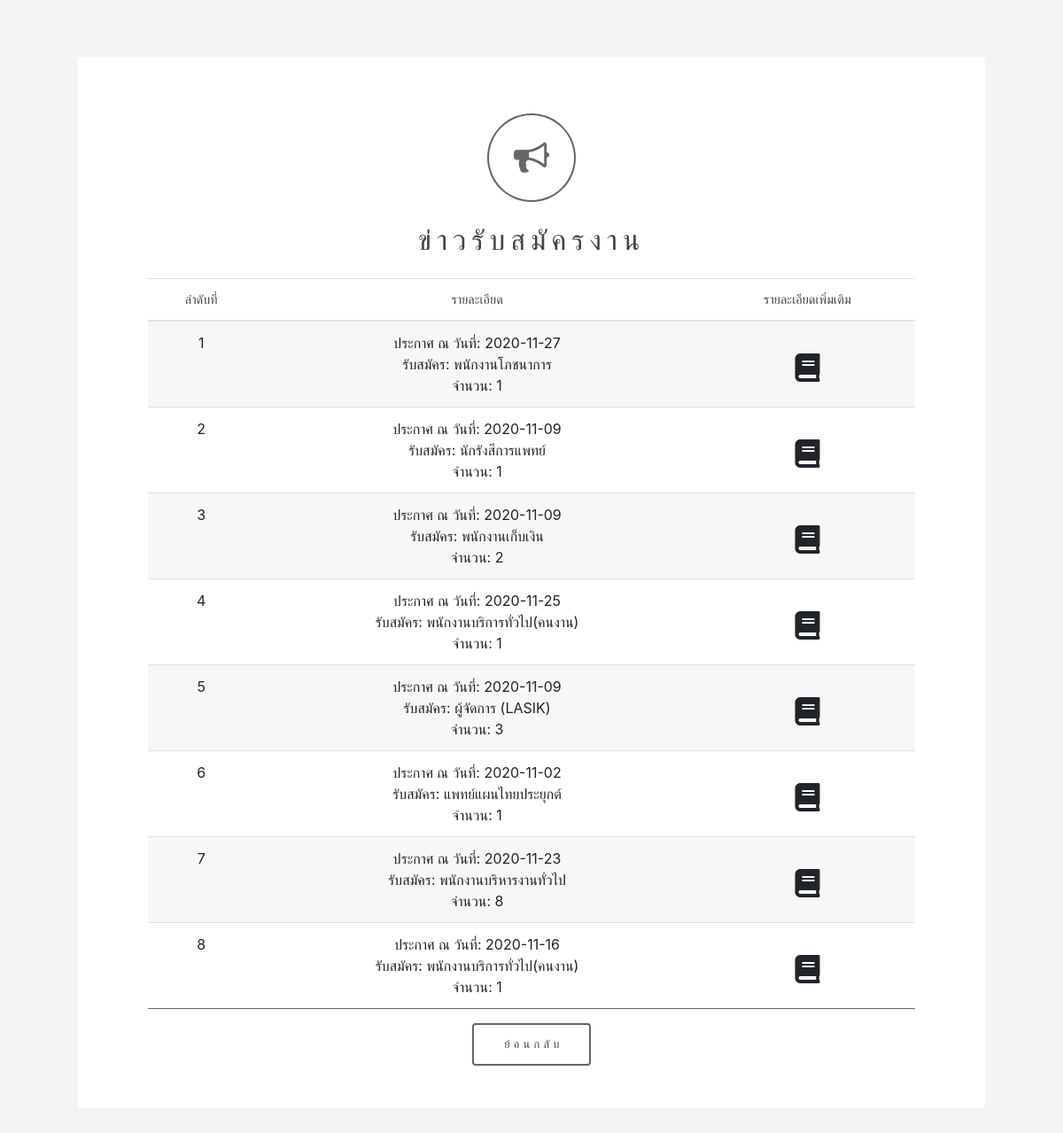
The page /Master/indexs.php on the database its author committed.
### tables this page shows
CREATE TABLE IF NOT EXISTS `tb_work` (
  `pw_id` int(11) NOT NULL AUTO_INCREMENT,
  `pw_fullname` varchar(255) NOT NULL,
  `pw_fancday` date NOT NULL,
  `pw_lancday` date NOT NULL,
  `pw_fregisday` date NOT NULL,
  `pw_lregisday` date NOT NULL,
  `pw_status` varchar(100) NOT NULL,
  `pw_ranknum` varchar(20) NOT NULL,
  `pw_rank` varchar(255) NOT NULL,
  `pw_agency` varchar(255) NOT NULL,
  `pw_category` varchar(100) NOT NULL,
  `pw_rankblank` int(3) NOT NULL,
  `pw_wagerate` int(11) NOT NULL,
  `pw_regisday` date NOT NULL,
  `pw_ancnameday` date NOT NULL,
  `pw_writtenexam` varchar(100) NOT NULL,
  `pw_wted` date NOT NULL,
  `pw_wterd` date NOT NULL,
  `pw_interview` varchar(100) NOT NULL,
  `pw_itved` date NOT NULL,
  `pw_itverd` date NOT NULL,
  `pw_note` varchar(255) NOT NULL,
  `pw_views` int(11) NOT NULL,
  `pw_datatime` timestamp NOT NULL DEFAULT CURRENT_TIMESTAMP,
  PRIMARY KEY (`pw_id`)
);

### Master/services.php (called while the page is built, shortened)
<?php
class DB_conn
{
  function __construct()
  {
    $conn = mysqli_connect(SERVER, USER, PASS, DBNAME);
    $this->dbcon = $conn;
  }
  public function showtable()
  {
    $result = mysqli_query($this->dbcon, "SELECT * FROM tb_work ORDER BY pw_id DESC");
    return $result;
  }
}

### Master/indexs.php (the view, shortened to what this page needs)
<?php
include_once('interface.php');
include_once('services.php');
$i = 1;
?>
<body>
	<div id="wrapper">
		<section id="intro" class="main special">
			<span class="icon fa-bullhorn major"></span>
			<h2>ข่าวรับสมัครงาน</h2>
			<div class="container mt-4 mb-3">
				<table class="table table-hover">
					<thead>
						<th class="text-center">ลำดับที่</th>
						<th class="text-center">รายละเอียด</th>
						<th class="text-center">รายละเอียดเพิ่มเติม</th>
					</thead>
					<tbody>
						<?php
						$fetchdata = new DB_conn();
						$sql = $fetchdata->showtable();
						while ($row = mysqli_fetch_array($sql)) {
							$date_start = $row['pw_fancday'];
							$date_end = $row['pw_lancday'];
							if (time() >= strtotime($date_start) && time() <= strtotime($date_end)) {
								echo '
								<tr>
									<td>' . $i . '</td>
									<td>
										ประกาศ ณ วันที่: ' . $row['pw_fancday'] . ' <br>
										รับสมัคร: ' . $row['pw_rank'] . ' <br>
										จำนวน: ' . $row['pw_rankblank'] . '</td>
									<td>
										<i class="fas fa-book fa-2x mt-4 viewdata" type="button" data-toggle="modal" data-target=".bd-example-modal-xl" id="' . $row['pw_id'] . '"></i>
									</td>
								</tr>
								';
								$i++;
							}
						}
						?>
					</tbody>
				</table>
			</div>
			<ul class="actions">
				<li><a href="index.php" class="button big">ย้อนกลับ</a></li>
			</ul>
		</section>
	</div>
</body>

### Master/indexs.php (style rules this page uses)
body { background-color: #f4f4f4; }

### rows shown on the page
tb_work: pw_fancday "2020-11-27", pw_rank "พนักงานโภชนาการ", pw_rankblank "1"
tb_work: pw_fancday "2020-11-09", pw_rank "นักรังสีการแพทย์", pw_rankblank "1"
tb_work: pw_fancday "2020-11-09", pw_rank "พนักงานเก็บเงิน", pw_rankblank "2"
tb_work: pw_fancday "2020-11-25", pw_rank "พนักงานบริการทั่วไป(คนงาน)", pw_rankblank "1"
tb_work: pw_fancday "2020-11-09", pw_rank "ผู้จัดการ (LASIK)", pw_rankblank "3"
tb_work: pw_fancday "2020-11-02", pw_rank "แพทย์แผนไทยประยุกต์", pw_rankblank "1"
tb_work: pw_fancday "2020-11-23", pw_rank "พนักงานบริหารงานทั่วไป", pw_rankblank "8"
tb_work: pw_fancday "2020-11-16", pw_rank "พนักงานบริการทั่วไป(คนงาน)", pw_rankblank "1"
